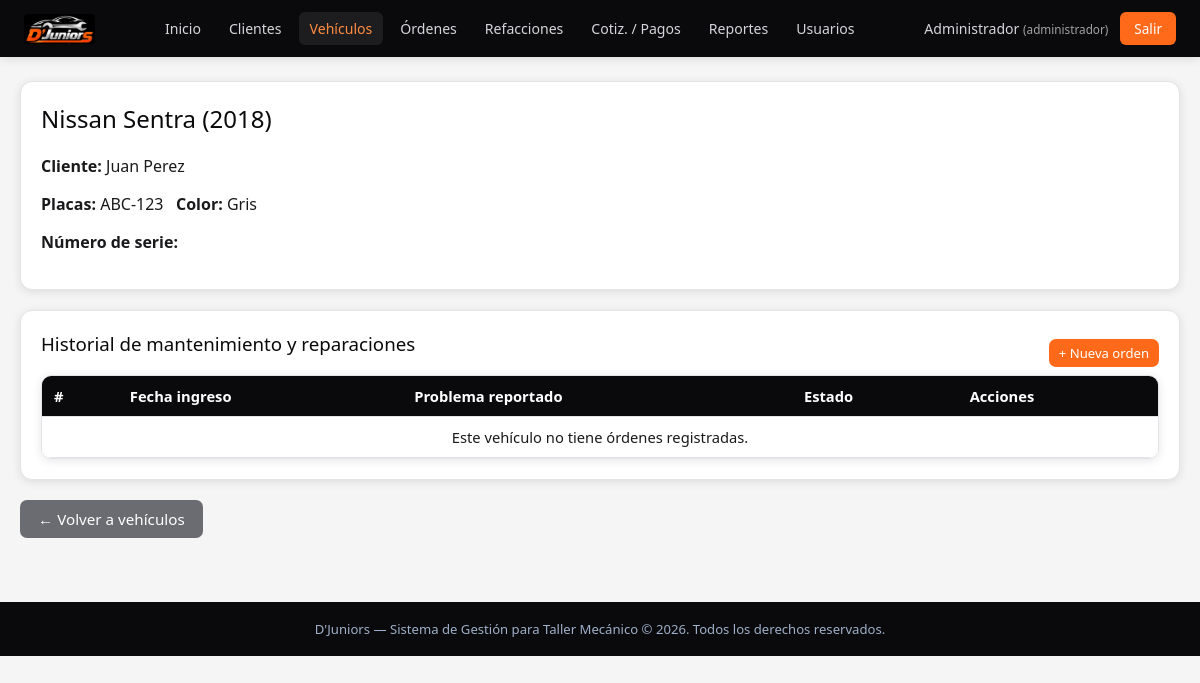
Page /vehiculos/ver.php?id=1 (signed in) on the committed database.
### tables this page shows
CREATE TABLE IF NOT EXISTS `vehiculos` (
  `id` int(11) NOT NULL AUTO_INCREMENT,
  `cliente_id` int(11) NOT NULL,
  `marca` varchar(60) NOT NULL,
  `modelo` varchar(60) NOT NULL,
  `anio` int(11) DEFAULT NULL,
  `placas` varchar(20) DEFAULT NULL,
  `color` varchar(40) DEFAULT NULL,
  `numero_serie` varchar(60) DEFAULT NULL,
  `notas` text,
  `fecha_registro` timestamp NOT NULL DEFAULT CURRENT_TIMESTAMP,
  PRIMARY KEY (`id`),
  KEY `idx_vehiculo_cliente` (`cliente_id`),
  CONSTRAINT `fk_vehiculos_clientes` FOREIGN KEY (`cliente_id`) REFERENCES `clientes` (`id`) ON DELETE CASCADE
);

CREATE TABLE IF NOT EXISTS `clientes` (
  `id` int(11) NOT NULL AUTO_INCREMENT,
  `nombre` varchar(150) NOT NULL,
  `telefono` varchar(20) DEFAULT NULL,
  `email` varchar(150) DEFAULT NULL,
  `direccion` varchar(255) DEFAULT NULL,
  `acepta_aviso_privacidad` tinyint(1) NOT NULL DEFAULT '0',
  `fecha_aceptacion_privacidad` datetime DEFAULT NULL,
  `fecha_registro` timestamp NOT NULL DEFAULT CURRENT_TIMESTAMP,
  `estado` enum('activo','inactivo') NOT NULL DEFAULT 'activo',
  `usuario` varchar(50) DEFAULT NULL,
  `password` varchar(255) DEFAULT NULL,
  `portal_activo` tinyint(1) NOT NULL DEFAULT '0',
  `fecha_ultimo_acceso` datetime DEFAULT NULL,
  PRIMARY KEY (`id`),
  UNIQUE KEY `usuario` (`usuario`)
);

### vehiculos/ver.php (the view, shortened to what this page needs)
<?php
$pdo = conectarDB();
$id = (int) ($_GET['id'] ?? 0);
$stmt = $pdo->prepare('SELECT v.*, c.nombre AS cliente_nombre, c.id AS cliente_id FROM vehiculos v JOIN clientes c ON c.id = v.cliente_id WHERE v.id = ?');
$stmt->execute([$id]);
$vehiculo = $stmt->fetch();
$stmt = $pdo->prepare("
    SELECT o.*
    FROM ordenes_servicio o
    WHERE o.vehiculo_id = ?
    ORDER BY o.fecha_ingreso DESC
");
$stmt->execute([$id]);
$ordenes = $stmt->fetchAll();
require_once __DIR__ . '/../includes/header.php';
?>
<div class="panel">
    <h2 class="mt-0"><?php echo htmlspecialchars($vehiculo['marca'] . ' ' . $vehiculo['modelo'] . ' (' . $vehiculo['anio'] . ')'); ?></h2>
    <p><strong>Cliente:</strong> <a href="../clientes/ver.php?id=<?php echo $vehiculo['cliente_id']; ?>"><?php echo htmlspecialchars($vehiculo['cliente_nombre']); ?></a></p>
    <p><strong>Placas:</strong> <?php echo htmlspecialchars($vehiculo['placas']); ?> &nbsp; <strong>Color:</strong> <?php echo htmlspecialchars($vehiculo['color']); ?></p>
    <p><strong>Número de serie:</strong> <?php echo htmlspecialchars($vehiculo['numero_serie']); ?></p>
</div>
<div class="panel">
    <div class="flex-entre">
        <h3 class="mt-0">Historial de mantenimiento y reparaciones</h3>
        <a href="../ordenes/crear.php?vehiculo_id=<?php echo $vehiculo['id']; ?>" class="btn btn-sm">+ Nueva orden</a>
    </div>
    <div class="tabla-contenedor">
        <table>
            <thead><tr><th>#</th><th>Fecha ingreso</th><th>Problema reportado</th><th>Estado</th><th>Acciones</th></tr></thead>
            <tbody>
                <?php if (empty($ordenes)): ?>
                    <tr><td colspan="5" class="text-centro">Este vehículo no tiene órdenes registradas.</td></tr>
                <?php endif; ?>
            </tbody>
        </table>
    </div>
</div>
<a href="index.php" class="btn btn-secundario">&larr; Volver a vehículos</a>
<?php require_once __DIR__ . '/../includes/footer.php'; ?>

### css/style.css (style rules this page uses)
:root { --navy: #0a0a0c; --navy-2: #151517; --navy-3: #1f1f22; --blue: #ff6a1a; --blue-light: #ff8c42; --blue-pale: #fff1e6; --plata: #c9ccd2; --plata-oscura: #9a9ea6; --surface: #f5f5f6; --card-border: #e4e4e8; --texto: #1a1a1c; --gris: #6b6b72; --blanco: #ffffff; --verde: #1f9d6b; --rojo: #e05454; --amarillo: #e0a233; --sombra: 0 2px 10px rgba(10,10,12,0.10); --tabbar-h: 62px; }
* { box-sizing: border-box; }
body { margin: 0; font-family: 'Segoe UI', Arial, sans-serif; background: var(--surface); color: var(--texto); }
a { text-decoration: none; color: inherit; }
.panel { background: var(--blanco); border-radius: 12px; border: 1px solid var(--card-border); box-shadow: var(--sombra); padding: 20px; margin-bottom: 20px; }
.panel h2, .panel h3 { margin-top: 0; color: var(--navy); font-weight: 500; }
.btn { display: inline-block; padding: 9px 18px; border: none; border-radius: 7px; background: var(--blue); color: #fff; cursor: pointer; font-size: 0.95rem; font-weight: 500; transition: background .2s; }
.btn-secundario { background: var(--gris); }
.btn-sm { padding: 5px 10px; font-size: 0.82rem; }
table { width: 100%; border-collapse: collapse; background: var(--blanco); }
thead { background: var(--navy); color: #fff; }
th, td { padding: 10px 12px; text-align: left; border-bottom: 1px solid var(--card-border); font-size: 0.92rem; }
.tabla-contenedor { overflow-x: auto; border-radius: 10px; box-shadow: var(--sombra); border: 1px solid var(--card-border); }
.flex-entre { display: flex; justify-content: space-between; align-items: center; flex-wrap: wrap; gap: 10px; }
.text-centro { text-align: center; }
.mt-0 { margin-top: 0; }

### rows in the picture
vehiculos: marca+modelo+anio "Nissan Sentra (2018)", cliente.nombre "Juan Perez", placas "ABC-123", color "Gris"

### other values in the picture
$usuario['nombre'] "Administrador"
$cliente ? 'cliente' : $usuario['rol'] "administrador"
